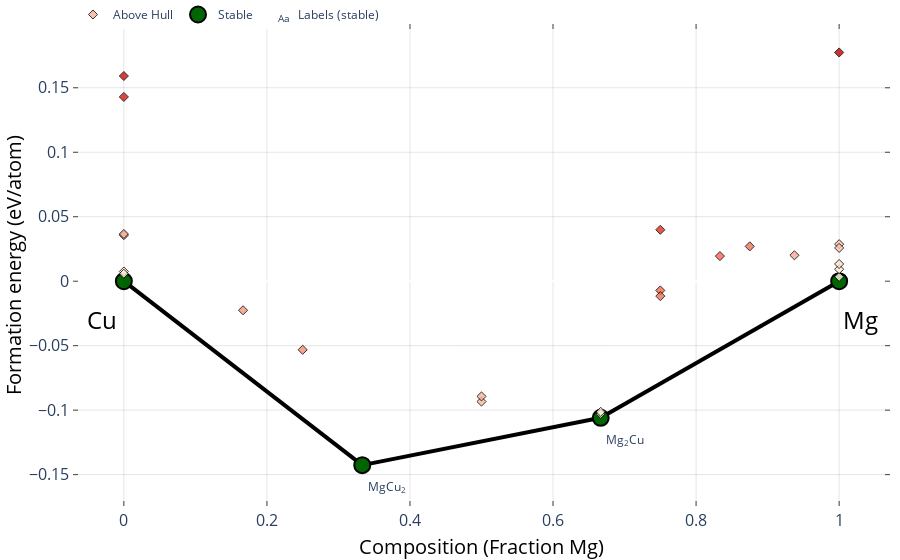

The notebook cell saved with this chart:
### Markdown cell above
Next, we'll walk through how to get DFT-calculated phase data with the `load_binary_data` script

### Code cell
cu_mg_dft_ch, _ = lbd.get_dft_convexhull('Cu-Mg', verbose=True) # This returns and caches a pymatgen PhaseDiagram object

# We can visualize this PhaseDiagram (convex hull of DFT T=0K compounds) using pymatgen's PDPlotter library
from pymatgen.analysis.phase_diagram import PDPlotter
cu_mg_pdp = PDPlotter(cu_mg_dft_ch)
fig = cu_mg_pdp.get_plot()
fig.update_layout(plot_bgcolor="white", paper_bgcolor="white") # Set a white figure background its visible in dark mode
fig.show()

### Figure 1 — Plotly figure (JSON) as saved in the notebook; plotly's stock layout.template omitted (floating-point values rounded to 4 significant figures)
{"data": [{"hoverinfo": "none", "line": {"color": "black", "width": 4}, "mode": "lines", "showlegend": false, "type": "scatter", "x": [0.3333, 0, null, 0.6667, 1, null, 0.3333, 0.6667, null], "y": [-0.1426, 0, null, -0.106, 0, null, -0.1426, -0.106, null]}, {"hoverinfo": "skip", "mode": "text", "name": "Labels (stable)", "opacity": 1, "showlegend": true, "text": ["MgCu<sub>2</sub>", "Mg<sub>2</sub>Cu"], "textposition": ["bottom right", "bottom right"], "type": "scatter", "visible": true, "x": [0.3413, 0.6747], "y": [-0.1556, -0.119]}, {"error_y": {"array": [0, 0, 0, 0], "color": "gray", "thickness": 2.5, "type": "data", "width": 5}, "hoverinfo": "text", "hoverlabel": {"font": {"size": 14}}, "hovertext": ["MgCu<sub>2</sub> (mp-1038-GGA) <br>  Formation energy: -0.143 eV/atom <br>  (Stable)", "Cu (mp-30-GGA) <br>  Formation energy: 0.0 eV/atom <br>  (Stable)", "Mg<sub>2</sub>Cu (mp-2481-GGA) <br>  Formation energy: -0.106 eV/atom <br>  (Stable)", "Mg (mp-1056702-GGA) <br>  Formation energy: 0.0 eV/atom <br>  (Stable)"], "marker": {"color": "darkgreen", "line": {"color": "black", "width": 2}, "size": 16}, "mode": "markers", "name": "Stable", "opacity": 0.99, "showlegend": true, "type": "scatter", "x": [0.3333, 0, 0.6667, 1], "y": [-0.1426, 0, -0.106, 0]}, {"hoverinfo": "text", "hoverlabel": {"font": {"size": 14}}, "hovertext": ["Cu (mp-1010136-GGA) <br>  Formation energy: 0.036 eV/atom <br>  Energy Above Hull: (+0.036 eV/atom)", "Cu (mp-1120774-GGA) <br>  Formation energy: 0.159 eV/atom <br>  Energy Above Hull: (+0.159 eV/atom)", "Cu (mp-989782-GGA) <br>  Formation energy: 0.007 eV/atom <br>  Energy Above Hull: (+0.007 eV/atom)", "Cu (mp-989695-GGA) <br>  Formation energy: 0.006 eV/atom <br>  Energy Above Hull: (+0.006 eV/atom)", "Cu (mp-998890-GGA) <br>  Formation energy: 0.037 eV/atom <br>  Energy Above Hull: (+0.037 eV/atom)", "Cu (mp-1059259-GGA) <br>  Formation energy: 0.143 eV/atom <br>  Energy Above Hull: (+0.143 eV/atom)", "Mg (mp-1056351-GGA) <br>  Formation energy: 0.029 eV/atom <br>  Energy Above Hull: (+0.029 eV/atom)", "Mg (mp-1094122-GGA) <br>  Formation energy: 0.003 eV/atom <br>  Energy Above Hull: (+0.003 eV/atom)", "Mg (mp-153-GGA) <br>  Formation energy: 0.009 eV/atom <br>  Energy Above Hull: (+0.009 eV/atom)", "Mg (mp-973364-GGA) <br>  Formation energy: 0.013 eV/atom <br>  Energy Above Hull: (+0.013 eV/atom)", "Mg (mp-110-GGA) <br>  Formation energy: 0.026 eV/atom <br>  Energy Above Hull: (+0.026 eV/atom)", "Mg (mp-1247180-GGA) <br>  Formation energy: 0.177 eV/atom <br>  Energy Above Hull: (+0.177 eV/atom)", "MgCu (mp-2672345-GGA) <br>  Formation energy: -0.093 eV/atom <br>  Energy Above Hull: (+0.031 eV/atom)", "MgCu (mp-972916-GGA) <br>  Formation energy: -0.089 eV/atom <br>  Energy Above Hull: (+0.035 eV/atom)", "MgCu<sub>3</sub> (mp-1185856-GGA) <br>  Formation energy: -0.053 eV/atom <br>  Energy Above Hull: (+0.054 eV/atom)", "MgCu<sub>5</sub> (mp-1185860-GGA) <br>  Formation energy: -0.023 eV/atom <br>  Energy Above Hull: (+0.049 eV/atom)", "Mg<sub>2</sub>Cu (mp-1052023-GGA) <br>  Formation energy: -0.103 eV/atom <br>  Energy Above Hull: (+0.003 eV/atom)", "Mg<sub>2</sub>Cu (mp-865014-GGA) <br>  Formation energy: -0.101 eV/atom <br>  Energy Above Hull: (+0.005 eV/atom)", "Mg<sub>3</sub>Cu (mp-1016224-GGA) <br>  Formation energy: 0.04 eV/atom <br>  Energy Above Hull: (+0.119 eV/atom)", "Mg<sub>3</sub>Cu (mp-978279-GGA) <br>  Formation energy: -0.007 eV/atom <br>  Energy Above Hull: (+0.072 eV/atom)", "Mg<sub>3</sub>Cu (mp-2479851-GGA) <br>  Formation energy: -0.012 eV/atom <br>  Energy Above Hull: (+0.068 eV/atom)", "Mg<sub>5</sub>Cu (mp-1185803-GGA) <br>  Formation energy: 0.019 eV/atom <br>  Energy Above Hull: (+0.072 eV/atom)", "Mg<sub>7</sub>Cu (mp-1016285-GGA) <br>  Formation energy: 0.027 eV/atom <br>  Energy Above Hull: (+0.067 eV/atom)", "Mg<sub>15</sub>Cu (mp-1023610-GGA) <br>  Formation energy: 0.02 eV/atom <br>  Energy Above Hull: (+0.04 eV/atom)"], "marker": {"color": [0.036, 0.159, 0.007, 0.006, 0.037, 0.143, 0.029, 0.003, 0.009, 0.013, 0.026, 0.177, 0.031, 0.035, 0.054, 0.049, 0.003, 0.005, 0.119, 0.072, 0.068, 0.072, 0.067, 0.04], "colorscale": [[0, "#fff5e3"], [0.5, "#f24324"], [1, "#c40000"]], "line": {"color": "black", "width": 1}, "opacity": 0.8, "size": 7, "symbol": "diamond"}, "mode": "markers", "name": "Above Hull", "showlegend": true, "type": "scatter", "x": [0, 0, 0, 0, 0, 0, 1, 1, 1, 1, 1, 1, 0.5, 0.5, 0.25, 0.1667, 0.6667, 0.6667, 0.75, 0.75, 0.75, 0.8333, 0.875, 0.9375], "y": [0.03571, 0.1591, 0.007492, 0.005766, 0.03664, 0.1429, 0.02872, 0.003384, 0.009279, 0.01333, 0.0258, 0.1774, -0.09334, -0.08933, -0.05318, -0.02256, -0.1029, -0.1013, 0.03988, -0.007182, -0.01155, 0.01948, 0.027, 0.02011]}], "layout": {"annotations": [{"align": "center", "font": {"color": "#000000", "size": 24}, "opacity": 1, "showarrow": false, "text": "Cu", "x": -0.03, "xref": "x", "y": -0.03, "yref": "y"}, {"align": "center", "font": {"color": "#000000", "size": 24}, "opacity": 1, "showarrow": false, "text": "Mg", "x": 1.03, "xref": "x", "y": -0.03, "yref": "y"}], "autosize": true, "coloraxis": {"colorbar": {"x": 1, "y": 0.05, "yanchor": "top"}}, "hovermode": "closest", "legend": {"orientation": "h", "tracegroupgap": 7, "traceorder": "reversed", "x": 0, "xanchor": "left", "y": 1.05}, "margin": {"b": 10, "l": 10, "pad": 0, "r": 10, "t": 0}, "paper_bgcolor": "white", "plot_bgcolor": "white", "showlegend": true, "xaxis": {"anchor": "y", "gridcolor": "rgba(0,0,0,0.1)", "mirror": "ticks", "nticks": 8, "showgrid": true, "showline": true, "side": "bottom", "tickfont": {"size": 16}, "ticks": "inside", "title": {"font": {"color": "#000000", "size": 20}, "text": "Composition (Fraction Mg)"}, "type": "linear", "zeroline": false}, "yaxis": {"anchor": "x", "gridcolor": "rgba(0,0,0,0.1)", "mirror": "ticks", "showgrid": true, "showline": true, "side": "left", "tickfont": {"size": 16}, "ticks": "inside", "title": {"font": {"color": "#000000", "size": 20}, "text": "Formation energy (eV/atom)"}, "type": "linear"}}}
